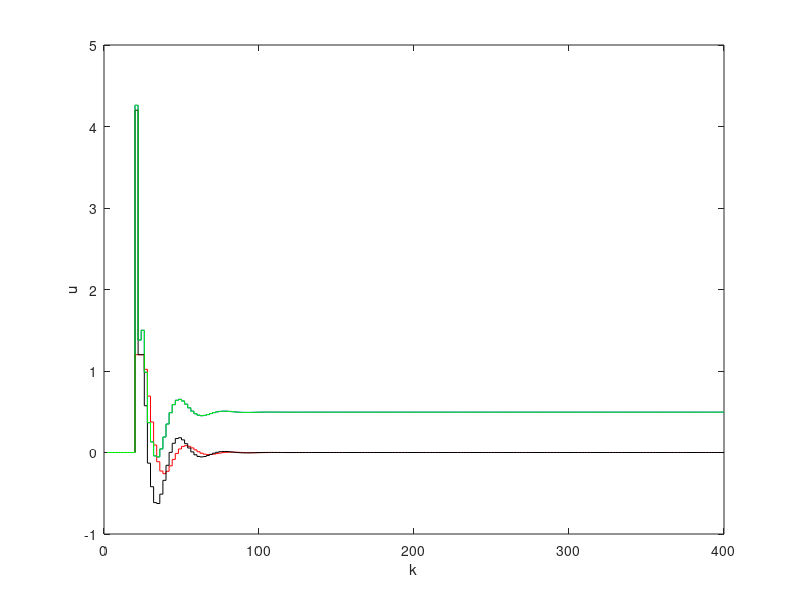
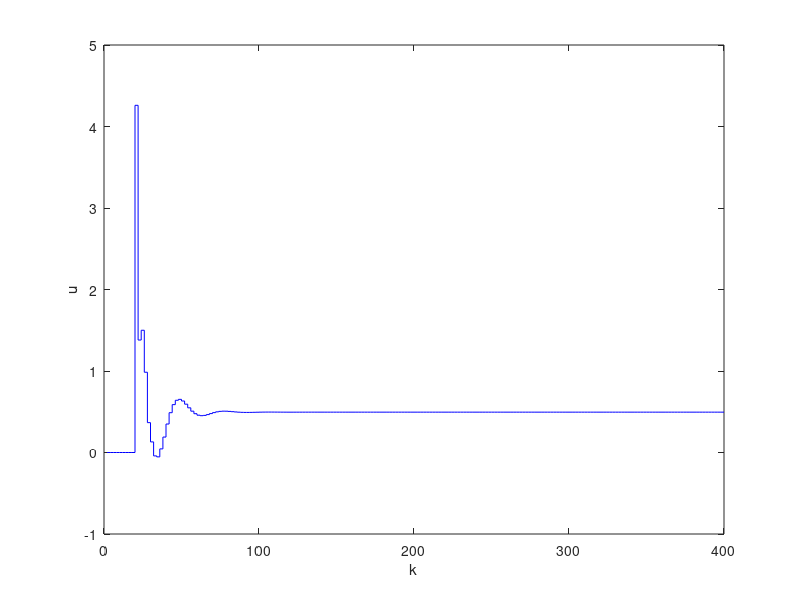
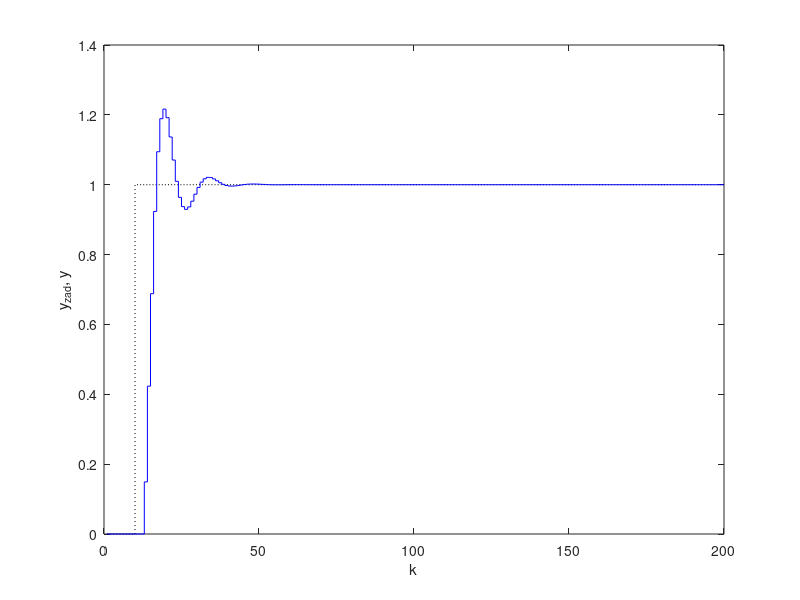

MATLAB code for these plots, in order:
function PID_tests()

[a,b,umin,umax,~,~]= obiekt3();
na=length(a); nb=length(b); 
kp=max(na,nb)+1; kp=5; kk=200;
u(1:kp-1)=0; u(kp:kk)=0; 
y(1:kp-1)=0; y(kp:kk)=0; 
e(1:kp-1)=0; e(kp:kk)=0; 
z(1:kp-1)=0; z(kp:kk)=0; % yzad
up(1:kk)=0;
ud(1:kk)=0;
ui(1:kk)=0;
u1(1:kk)=0;
u2(1:kk)=0;
z(10:kk) = 1;

T  = 2;
K  = 1.2;
Td = 5;
Ti = 20;
for k=kp:kk;
    %symulacja obiektu
    y(k)=0;
    for i=1:nb
        y(k)=y(k)+b(i)*u(k-i);
    end;
    for i=1:na
        y(k)=y(k)-a(i)*y(k-i);
    end;
    
    e(k)=z(k)-y(k);
    %e(k)=0.1;          % do wyznaczania czasu zdwojenia (PI)
    %e(k)=e(k-1)+0.1;   % do wyznaczania czasu wyprzedzenia (PD)
    
    % Podejscie pierwsze do wyznaczenia wartosci sterowania
    r2 = K*Td/T;                    
    r1 = K*(T/(2*Ti) - 2*Td/T - 1); 
    r0 = K*(1 + T/(2*Ti) + Td/T);   
    u1(k) = u(k-1)+r2*e(k-2)+r1*e(k-1)+r0*e(k);
    
    % Podejscie drugie do wyznaczenia wartosci sterowania
    up(k) = K*e(k);
    ud(k) = K*Td*(e(k)-e(k-1))/T;
    ui(k) = ui(k-1)+K/Ti*T*(e(k-1)+e(k))/2;
    u2(k) = up(k)+ud(k)+ui(k);
    
    u(k)=u1(k);
    %if(u(k)>umax); u(k) = umax; end;
    %if(u(k)<umin); u(k) = umin; end;
end;

%wyniki symulacji
figure; 
stairs((1:kk)*T,u,'b');
hold on;
stairs((1:kk)*T,up,'r');
stairs((1:kk)*T,ud+up,'k');
stairs((1:kk)*T,ui+ud+up,'g');
xlabel('k');
ylabel('u');

figure;
stairs((1:kk)*T,u1,'b');
xlabel('k');
ylabel('u');

figure; stairs(z,'k:');
hold on; stairs(y,'b');
xlabel('k');
ylabel('y_{zad}, y');
end

function [a,b,umin,umax,dumax,Tp] = obiekt1()
    Tp = 0.03;
    K=3; T=10;
    [ld,md]=c2dm(K,[T 1],Tp,'zoh');
    b(1)=ld(2);
    a(1)=md(2);
    umin=-0.5; 
    umax=0.5;
    dumax=0.1;
end

function [a,b,umin,umax,dumax,Tp] = obiekt2()
    Tp = 0.03;
    K=2; 
    T1=0.03; 
    T2=0.1;
    [ld,md]=c2dm(K,[T1*T2 T1+T2 1],Tp,'zoh');
    b(1)=ld(2);
    b(2)=ld(3);
    a(1)=md(2);
    a(2)=md(3);
    umin=-1.0;
    umax=1.0;
    dumax=0.01;
end

function [a,b,umin,umax,dumax,Tp] = obiekt3()
    Tp = 0;
    a = [-1.6375, 0.67003];
    b = [0, 0, 0.035, 0.0307];
    umin = -Inf;
    umax = Inf;
    dumax = Inf;
end